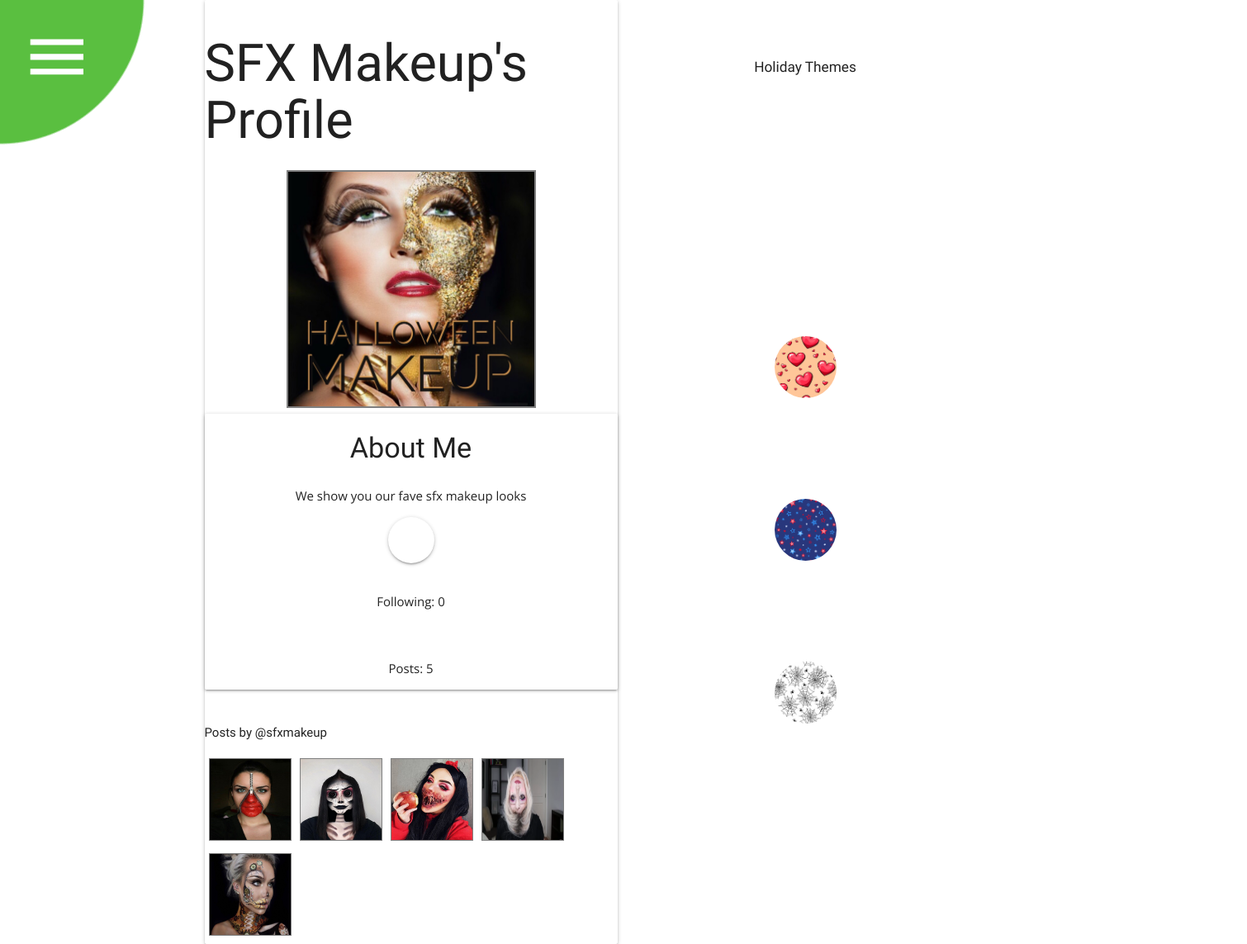
The app's page /user/2/ (signed in) with its own data.
### instauser/models.py (models this page shows)
class InstaUser(AbstractUser):
    display_name = models.CharField(max_length=40, unique=False)
    bio = models.CharField(max_length=100, blank=True, null=True)
    followers = models.ManyToManyField("self", symmetrical=False, blank=True, default='self')
    profile_pic = models.ImageField(upload_to='image', default='/media/image/default.jpg')
    email = models.EmailField(blank=True, null=True)
    REQUIRED_FIELDS = ['display_name']
    def __str__(self):
        return f"@{self.username}"

### post/models.py (models this page shows, shortened)
class Post(models.Model):
    photo = models.ImageField(upload_to="image")
    caption = models.CharField(max_length=250)
    date = models.DateTimeField(default=timezone.now)
    location = models.CharField(max_length=100, null=True, blank=True)
    likes = models.IntegerField(default=0)
    author = models.ForeignKey(InstaUser, on_delete=models.CASCADE)

### instauser/views.py (the view)
# urls.py: path('user/<int:user_id>/', ProfileView, name='profile'),
@login_required
def ProfileView(request, user_id):
    profile = InstaUser.objects.get(id=user_id)
    posts = models.Post.objects.filter(author=profile.id)
    user_following = profile.followers.all()
    following_list = list(user_following)
    notifications = Notification.objects.filter(alert_for=profile)
    return render(
        request,
        "profile.html",
        {
            "profile": profile,
            "posts": posts,
            "user_following": following_list,
            "notifications": notifications,
        },
    )

### templates/profile.html (shortened to what this page needs)
<!DOCTYPE html>
<html lang="en" id="htmltag" class="theme-vanilla">
  <head>
    <link rel="stylesheet" href="https://cdnjs.cloudflare.com/ajax/libs/materialize/1.0.0/css/materialize.min.css">
    <link rel="stylesheet" href="/static/css/profile.css" />
    <link rel="stylesheet" href="/static/css/style.css" />
  </head>
  <body id="body">
    <div id="toolbar">{% include './blobmenu.html' %}</div>
    <div id="profile-container" class="card">
        {% if profile.profile_pic.url is not None %}
            <h1 class="profile-header">{{ profile.display_name }}'s Profile</h1>
            <img class="profile-pic card-image" src="{{ profile.profile_pic.url }}/" alt="photo" />
        {% else %}
            <h1 class="profile-header">{{ profile.display_name }}'s Profile</h1>
            <img class="profile-pic card-image" src="/static/images/blank_user.jpg" alt="photo" />
        {% endif %}
        <div id="profile" class="card">
            <h4>About Me</h4>
            <p>{{ profile.bio }}</p>
            {% if profile != request.user %}
                {% if profile.is_authenticated %}
                    {% if profile not in user.followers.all %}
                        <a class="btn-floating btn-large waves-effect waves-light light-green" href="/user/{{ profile.id }}/follow/"><i class="material-icons">person_add</i></a>
                    {% else %}
                        <a class="btn-floating btn-large waves-effect waves-light light-green" href="/user/{{ profile.id }}/unfollow/"><i class="material-icons">person_remove</i></a>
                    {% endif %}
                {% endif %}
            {% endif %}
                <br />
                <p>Following: {{ profile.followers.count }}</p>
                <p>Posts: {{ posts.count }}</p>
            </div>
            <div id="post-container">
                <div class="posts">
                    <h3>Posts by {{ profile }}</h3>
                    <div class="gallery">
                        {% for post in posts %}
                            <a href="/post/{{ post.id }}/"><img class="gallery-photo" src="{{ post.photo.url }}" alt="photo"></a>
                        {% endfor %}
                    </div>
                </div>
            </div>
        </div>
    <div id="theme-container">
            <h6>Holiday Themes</h6>
            <button id="vanilla-button" class="theme-button" onclick="setTheme('theme-vanilla')"></button>
            <button id="feb-button" class="theme-button bg-2" onclick="setTheme('theme-valentinesDay')"></button>
            <button id="jul-button" class="theme-button bg-7" onclick="setTheme('theme-fourthOfJuly')"></button>
            <button id="oct-button" class="theme-button bg-10" onclick="setTheme('theme-halloween')"></button>
            <button id="dec-button" class="theme-button bg-12" onclick="setTheme('theme-christmas')"></button>
        </div>
    </body>
</html>

### static/css/profile.css (style rules this page uses)
* { box-sizing: border-box; font-family: 'Open Sans', sans-serif; line-height: 1.4rem; }
h1, h2, h3, h4, h5, h6 { font-family: 'Sansita Swashed', cursive; }
#body { background-image: var(--bg); }
#profile-container { display: flex; flex-direction: column; align-items: center; justify-content: center; margin: auto; }
#profile-container h3 { font-size:1em; font-weight: light; justify-self: left; }
.profile-pic { border: 2px solid grey; margin: auto; width: 20vw; }
#profile { display: flex; background-color: var(--color-light); justify-content: center; align-items: center; flex-direction: column; }
#post-container { display:flex; flex-direction: row; align-items: center; flex-wrap: wrap; }
.gallery { display: flex; flex-direction: row; flex-wrap: wrap; justify-content: baseline; align-items: center; }
.gallery-photo { border: 1px solid gray; width: 100px; height: 100px; margin: 5px; }

### static/css/style.css (style rules this page uses)
body { display: grid; grid-template-columns: 120px 50vw 50vw; font-family: 'Open Sans', sans-serif; line-height: 1.4; background-image: var(--bg); background-color: var(--color-primary); }
#body { background-image: var(--bg); background-color: var(--color-primary); font-family: 'Open Sans', sans-serif; line-height: 1.4; }
.btn-floating { background-color: var(--color-dark) !important; }
.card { width:500px; background-color: var(--color-secondary); color: var(--color-dark) !important; }
#list-users img, p { display: inline; flex-direction: column; }
.theme-button { width: 75px; height: 75px; padding: 10px 20px; display: flex; flex-direction: row; font-size:small; margin:10px; border-radius: 100px; background-color: var(--color-light); border: 1px solid var(--color-primary); }
.bg-2 { background-image: url('/static/images/feb-theme-button.jpg'); background-size: contain; }
.bg-7 { background-image: url('/static/images/jul-theme-button.jpg'); background-size: contain; }
.bg-10 { background-image: url('/static/images/oct-theme-button.jpg'); background-size: contain; }
.bg-12 { background-image: url('/static/images/dec-theme-button.png'); background-size: contain; }
#theme-container { background-color: var(--color-primary); border: 2px solid var(--color-light); padding: 10px; width: 200px; display: grid; place-items: center; }
#theme-container h6 { color: var(--color-light) }

### static/css/blob.css (style rules this page uses)
* { box-sizing: border-box; }
:root { --speed: 0.85; --primary: white; --size: 30; --ease: cubic-bezier(0.175, 0.885, 0.32, 1.275); }
body { background: #fafafa; font-family: 'Open Sans', sans-serif; min-height: 100vh; overflow-x: hidden; padding: 0; }

### records on screen
InstaUser: display_name "SFX Makeup", profile_pic (picture), bio "We show you our fave sfx makeup looks", followers.count "0", username "@sfxmakeup"
Post: photo (picture)
Post: photo (picture)
Post: photo (picture)
Post: photo (picture)
Post: photo (picture)

### other values on screen
{{ posts.count }} "5"
